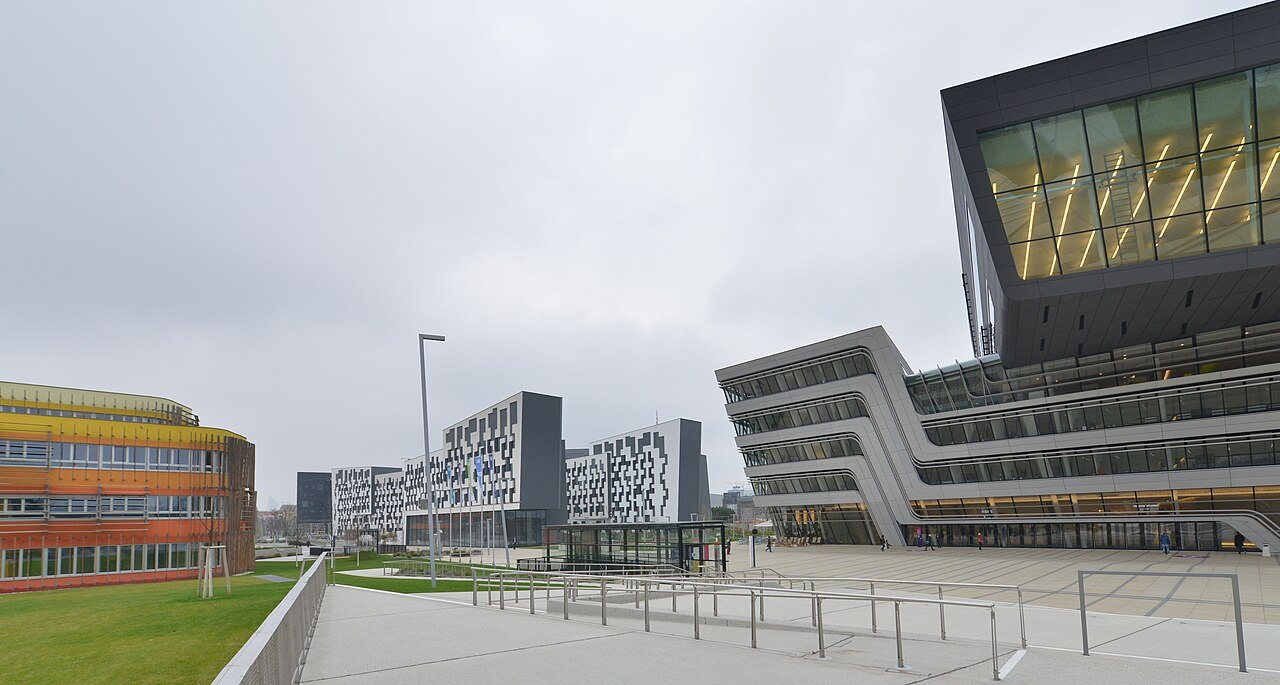
#> input picture src/assets/wu-vienna/campus-plaza.jpg, 1280 x 685 px, found by its file name
$ python build_ig_banner_v2.py
#> lines starting #> are read from the running program, lines starting #| are printed output that depends on the picture
#!/usr/bin/env python3
"""
Build Instagram 3-pin banner — 1080×1440 (3:4) profile-grid format.

Compact white cards sized to content so the campus photo stays visible
around them (not a full-bleed white slab).
"""

from __future__ import annotations

from pathlib import Path

import numpy as np
from PIL import Image, ImageDraw, ImageEnhance, ImageFilter, ImageFont

ROOT = Path(__file__).resolve().parents[1]
OUT = ROOT / "design-explorations" / "instagram-pinned-banner"
SITE_LOGO = ROOT / "public" / "logo.png"
BG_CANDIDATES = [
    Path("/opt/cursor/artifacts/assets/wu-bg-llc-day-match.jpg"),
    Path("/opt/cursor/artifacts/assets/wu-bg-llc-day.jpg"),
    ROOT / "public" / "wu-vienna" / "campus-plaza.jpg",
]

# Instagram profile grid = 3:4
TILE = 1080
H = 1440
W = TILE * 3
assert TILE * 4 == H * 3

# Compact card — campus shows on all sides
SIDE = 100
PAD_X = 52
PAD_Y = 48
HEADER = 130
FOOTER = 72
LOGO = 68
LOGO_INSET = 40  # equal distance from top-right corner on every tile

ORANGE = (234, 112, 36)
BLUE = (0, 114, 206)
TEAL = (20, 140, 128)
INK = (20, 20, 20)
MUTED = (190, 190, 190)
WHITE = (255, 255, 255)
CARD_BG = (255, 255, 255)
BORDER = (228, 228, 228)

FONT_DIR = Path("/usr/share/fonts/truetype/macos")

# Filled in build() after measuring content — same size for all 3 cards
CARD_W = 0
CARD_H = 0
TOP = 0


def F(name: str, size: int) -> ImageFont.FreeTypeFont:
    return ImageFont.truetype(str(FONT_DIR / name), size)


def measure(draw: ImageDraw.ImageDraw, text: str, font: ImageFont.ImageFont) -> tuple[int, int]:
    b = draw.textbbox((0, 0), text, font=font)
    return b[2] - b[0], b[3] - b[1]


def ink_bbox(draw: ImageDraw.ImageDraw, text: str, font: ImageFont.ImageFont) -> tuple[int, int, int, int]:
    return draw.textbbox((0, 0), text, font=font)


def cover(im: Image.Image, tw: int, th: int) -> Image.Image:
#> called with tw = 1080, th = 1440
    iw, ih = im.size
#> iw = 1280; ih = 685
    s = max(tw / iw, th / ih)
#> s = 2.1
    nw, nh = int(iw * s), int(ih * s)
#> nw = 2690; nh = 1440
    im = im.resize((nw, nh), Image.Resampling.LANCZOS)
    x, y = (nw - tw) // 2, (nh - th) // 2
#> x = 805; y = 0
    return im.crop((x, y, x + tw, y + th))
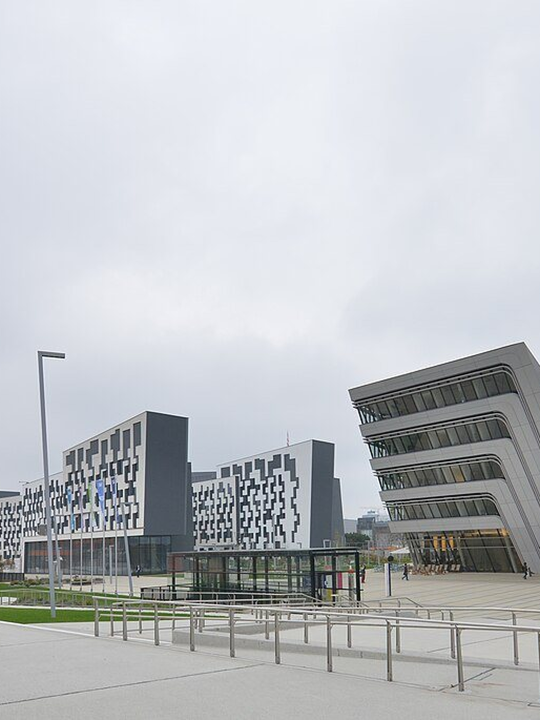
#> returned value: PIL image 1080x1440 RGB (shown at 1/2 size); mean R, G, B 188.2, 191.1, 194.9


def make_tile_bg() -> Image.Image:
    """One LLC crop at tile size — same photo on every pin."""
    src = next(p for p in BG_CANDIDATES if p.exists())
    print(f"bg = {src} (identical on all 3 tiles)")
    im = cover(Image.open(src).convert("RGB"), TILE, H)
    im = ImageEnhance.Brightness(im).enhance(0.62)
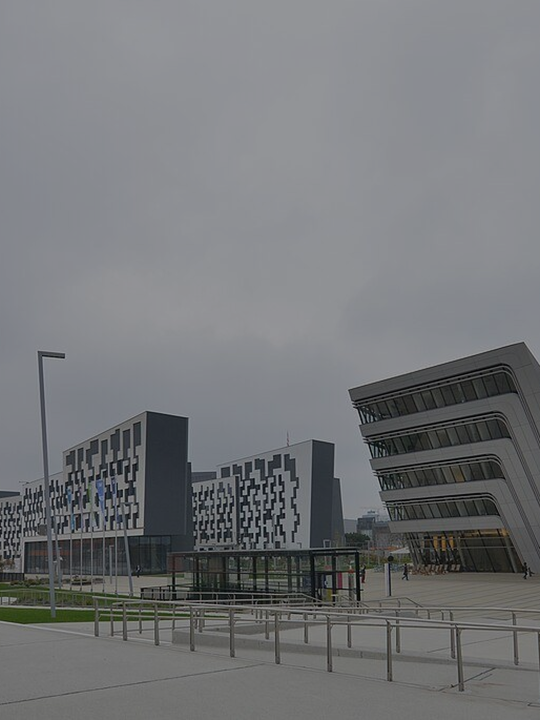
#> im: PIL image 1080x1440 RGB (shown at 1/2 size); mean R, G, B 116.2, 118, 120.3
    im = ImageEnhance.Contrast(im).enhance(1.10)
    im = ImageEnhance.Color(im).enhance(1.0)

    overlay = Image.new("RGBA", (TILE, H), (0, 0, 0, 0))
#> overlay: PIL image 1080x1440 RGBA; every value is 0
    d = ImageDraw.Draw(overlay)
    d.rectangle([0, 0, TILE, H], fill=(0, 0, 0, 55))
    for y in range(0, 220):
        a = int(150 * (1 - y / 220))
        d.line([(0, y), (TILE, y)], fill=(0, 0, 0, a))
    for y in range(H - 110, H):
        a = int(110 * ((y - (H - 110)) / 110))
        d.line([(0, y), (TILE, y)], fill=(0, 0, 0, a))
    return Image.alpha_composite(im.convert("RGBA"), overlay).convert("RGB")
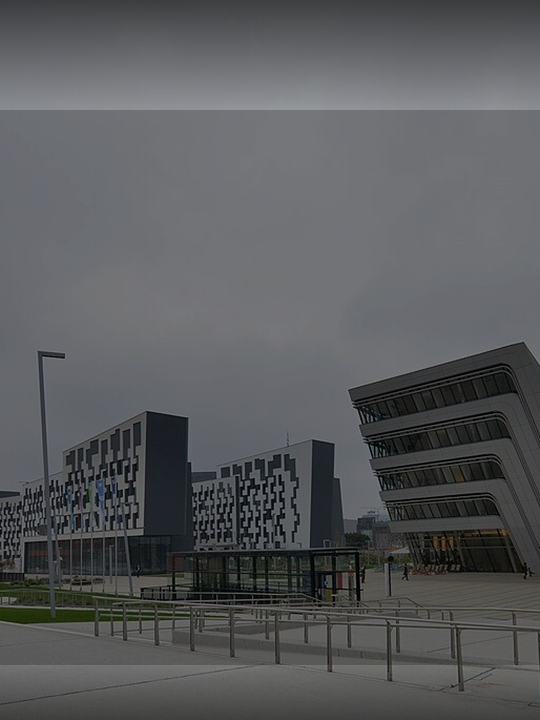
#> returned value: PIL image 1080x1440 RGB (shown at 1/2 size); mean R, G, B 88.9, 90.4, 92.4


def make_bg() -> Image.Image:
    """Repeat the exact same tile background three times (not a panorama slice)."""
    tile = make_tile_bg()
    canvas = Image.new("RGB", (W, H))
#> canvas: PIL image 3240x1440 RGB; every value is 0
    for i in range(3):
        canvas.paste(tile, (i * TILE, 0))
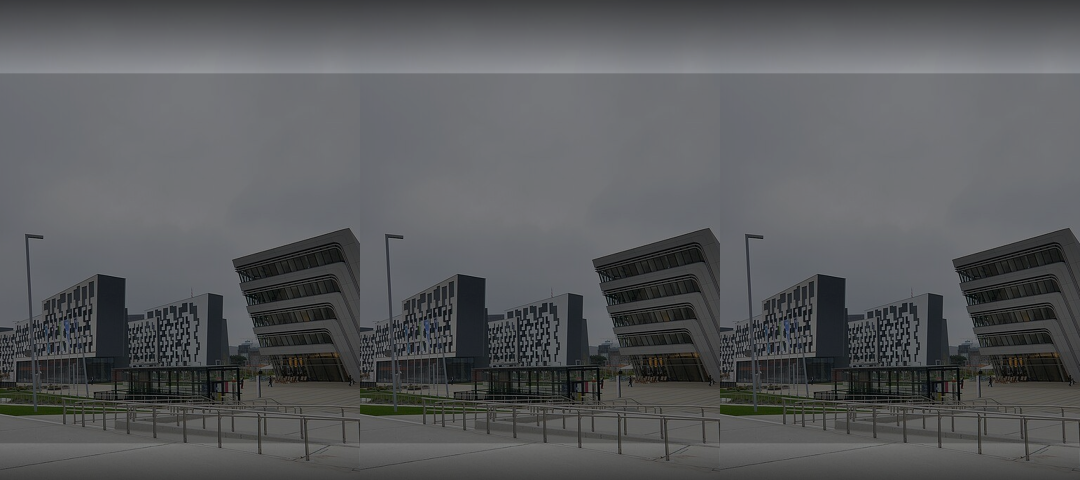
#> canvas: PIL image 3240x1440 RGB (shown at 1/3 size); mean R, G, B 88.9, 90.4, 92.4
    return canvas


def draw_centered(
    draw: ImageDraw.ImageDraw,
    cx: float,
    cy: float,
    text: str,
    font: ImageFont.ImageFont,
    fill: tuple[int, int, int],
) -> tuple[int, int]:
    x0, y0, x1, y1 = ink_bbox(draw, text, font)
    tw, th = x1 - x0, y1 - y0
    draw.text((cx - tw / 2 - x0, cy - th / 2 - y0), text, font=font, fill=fill)
    return tw, th


def site_logo(size: int = LOGO) -> Image.Image:
    return Image.open(SITE_LOGO).convert("RGBA").resize((size, size), Image.Resampling.LANCZOS)


def paste_logo(canvas: Image.Image, x: int, y: int, size: int = LOGO) -> None:
    canvas.alpha_composite(site_logo(size), (x, y))


def check(draw: ImageDraw.ImageDraw, x: int, y: int, color: tuple[int, int, int]) -> None:
    draw.line([(x, y + 12), (x + 10, y + 22), (x + 28, y + 1)], fill=color, width=5)


def content_metrics(
    draw: ImageDraw.ImageDraw,
    tag: str,
    title: str,
    bullets: list[str],
) -> dict:
    tag_f = F("Inter-Bold.ttf", 30)
    title_f = F("Inter-Bold.ttf", 48)
    body_f = F("Inter-Medium.ttf", 34)

    GAP_TAG = 22
    GAP_TITLE = 22
    GAP_RULE = 30
    ROW = 78
    CHECK_W = 40
    TAG_BX, TAG_BY = 20, 10

    tag_x0, tag_y0, tag_x1, tag_y1 = ink_bbox(draw, tag, tag_f)
    tag_tw, tag_th = tag_x1 - tag_x0, tag_y1 - tag_y0
    tag_box_w = tag_tw + TAG_BX * 2
    tag_box_h = tag_th + TAG_BY * 2

    title_x0, title_y0, title_x1, title_y1 = ink_bbox(draw, title, title_f)
    title_w = title_x1 - title_x0
    title_h = title_y1 - title_y0

    bullet_meta = []
    for b in bullets:
        bx0, by0, bx1, by1 = ink_bbox(draw, b, body_f)
        bullet_meta.append((b, bx0, by0, bx1 - bx0, by1 - by0))
    bullet_h = max(h for *_, h in bullet_meta)
    list_w = CHECK_W + max(w for *_, w, _h in bullet_meta)
    list_h = (len(bullets) - 1) * ROW + bullet_h
    content_h = tag_box_h + GAP_TAG + title_h + GAP_TITLE + 2 + GAP_RULE + list_h
    content_w = max(tag_box_w, title_w, list_w)

    return {
        "tag_f": tag_f,
        "title_f": title_f,
        "body_f": body_f,
        "GAP_TAG": GAP_TAG,
        "GAP_TITLE": GAP_TITLE,
        "GAP_RULE": GAP_RULE,
        "ROW": ROW,
        "CHECK_W": CHECK_W,
        "TAG_BX": TAG_BX,
        "TAG_BY": TAG_BY,
        "tag_box_w": tag_box_w,
        "tag_box_h": tag_box_h,
        "title_w": title_w,
        "title_h": title_h,
        "bullet_meta": bullet_meta,
        "list_w": list_w,
        "content_h": content_h,
        "content_w": content_w,
    }


def card(
    canvas: Image.Image,
    left: int,
    top: int,
    tag: str,
    accent: tuple[int, int, int],
    title: str,
    bullets: list[str],
) -> None:
    global CARD_W, CARD_H
    sh = Image.new("RGBA", canvas.size, (0, 0, 0, 0))
    sd = ImageDraw.Draw(sh)
    sd.rounded_rectangle(
        [left + 6, top + 10, left + CARD_W + 6, top + CARD_H + 10],
        radius=26,
        fill=(0, 0, 0, 90),
    )
    canvas.alpha_composite(sh.filter(ImageFilter.GaussianBlur(12)))

    layer = Image.new("RGBA", canvas.size, (0, 0, 0, 0))
    ld = ImageDraw.Draw(layer)
    ld.rounded_rectangle(
        [left, top, left + CARD_W, top + CARD_H],
        radius=26,
        fill=(*CARD_BG, 255),
        outline=(*BORDER, 255),
        width=2,
    )
    canvas.alpha_composite(layer)
    draw = ImageDraw.Draw(canvas)

    m = content_metrics(draw, tag, title, bullets)
    cx = left + CARD_W / 2
    y = top + PAD_Y

    tag_x = int(round(cx - m["tag_box_w"] / 2))
    draw.rounded_rectangle(
        [tag_x, y, tag_x + m["tag_box_w"], y + m["tag_box_h"]],
        radius=8,
        fill=accent,
    )
    draw_centered(draw, cx, y + m["tag_box_h"] / 2, tag, m["tag_f"], WHITE)
    y += m["tag_box_h"] + m["GAP_TAG"]

    draw_centered(draw, cx, y + m["title_h"] / 2, title, m["title_f"], INK)
    y += m["title_h"] + m["GAP_TITLE"]

    rule_w = max(int(m["title_w"] * 1.02), int(m["list_w"] * 0.9))
    rule_w = min(rule_w, CARD_W - 2 * PAD_X)
    draw.line([(cx - rule_w / 2, y), (cx + rule_w / 2, y)], fill=BORDER, width=2)
    y += 2 + m["GAP_RULE"]

    col_left = int(round(cx - m["list_w"] / 2))
    for b, bx0, by0, _bw, bh in m["bullet_meta"]:
        check_y = y + max(0, (bh - 26) // 2)
        check(draw, col_left, check_y, accent)
        draw.text((col_left + m["CHECK_W"] - bx0, y - by0), b, font=m["body_f"], fill=INK)
        y += m["ROW"]


def build() -> Image.Image:
    global CARD_W, CARD_H, TOP

    canvas = make_bg().convert("RGBA")
#> canvas: PIL image 3240x1440 RGBA
    draw = ImageDraw.Draw(canvas)

    cards = [
        ("BBE", ORANGE, "Full BBE Course", [
            "Economics • Math • English",
            "6 mock exams",
            "3300+ questions",
            "Full preparation materials",
        ]),
        ("WiSo", BLUE, "Full WiSo Course", [
            "Wirtschaft • Math • German",
            "6 mock exams",
            "2500+ questions",
            "Full preparation materials",
        ]),
        ("DEMO", TEAL, "Demo Access", [
            "100+ Free practice tasks",
            "Sample mock exam",
            "Try BBE & WiSo tracks",
            "No credit card required",
        ]),
    ]

    # One shared compact size from the widest/tallest content
    max_cw = 0
    max_ch = 0
    for tag, _a, title, bullets in cards:
        m = content_metrics(draw, tag, title, bullets)
        max_cw = max(max_cw, m["content_w"])
        max_ch = max(max_ch, m["content_h"])
#> this loop made 3 passes
#> (max_cw, max_ch) on passes 1 to 3: (513, 422), (518, 423), (518, 423)

    CARD_W = min(TILE - 2 * SIDE, max_cw + 2 * PAD_X)
#> CARD_W = 622
    CARD_H = max_ch + 2 * PAD_Y
#> CARD_H = 519
    # Center card in the band between header and footer — campus visible around it
    avail_top = HEADER
    avail_bot = FOOTER
    TOP = avail_top + (H - avail_top - avail_bot - CARD_H) // 2
#> TOP = 489

    print(f"compact card {CARD_W}x{CARD_H} at TOP={TOP} (tile {TILE}x{H})")
#| compact card 622x519 at TOP=489 (tile 1080x1440)

    for i, (tag, accent, title, bullets) in enumerate(cards):
        left = i * TILE + (TILE - CARD_W) // 2
        card(canvas, left, TOP, tag, accent, title, bullets)
#> this loop made 3 passes
#> (left, cx in card, tag_x in card, rule_w in card, col_left in card) on passes 1 to 3: (229, 540, 490, 461, 284), (1309, 1620, 1562, 466, 1361), (2389, 2700, 2634, 418, 2468)
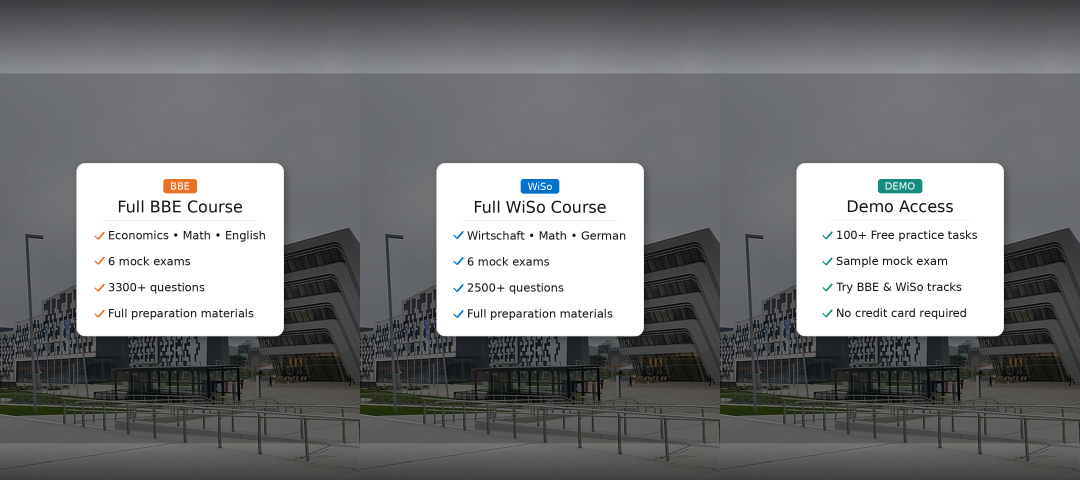
#> canvas: PIL image 3240x1440 RGBA (shown at 1/3 size); mean R, G, B, A 119.8, 121, 122.2, 255

    # Same header / logo / footer on every tile
    title_f = F("Inter-Bold.ttf", 40)
    sub_f = F("Inter-Medium.ttf", 20)
    t = "Preparation Courses"
    tw, th = measure(draw, t, title_f)
#> tw = 404; th = 38
    s = "WU Vienna entrance exam prep"
    sw, sh = measure(draw, s, sub_f)
#> sw = 319; sh = 19
    block_h = th + 6 + sh
#> block_h = 63
    title_y = (HEADER - block_h) // 2
#> title_y = 33

    url_f = F("Inter-Medium.ttf", 22)
    u = "bbe-school.com"
    uw, uh = measure(draw, u, url_f)
#> uw = 174; uh = 17
    url_y = H - FOOTER + (FOOTER - uh) // 2
#> url_y = 1395

    for i in range(3):
        cx = i * TILE + TILE / 2
        draw.text((cx - tw / 2 + 2, title_y + 2), t, font=title_f, fill=(0, 0, 0, 140))
        draw.text((cx - tw / 2, title_y), t, font=title_f, fill=WHITE)
        draw.text((cx - sw / 2, title_y + th + 6), s, font=sub_f, fill=MUTED)

        logo_x = i * TILE + TILE - LOGO_INSET - LOGO
        logo_y = LOGO_INSET
        paste_logo(canvas, logo_x, logo_y, LOGO)

        draw.text((cx - uw / 2, url_y), u, font=url_f, fill=MUTED)

    return canvas.convert("RGB")


# [61 lines left out: function verify, not called in this run]


def main() -> None:
    OUT.mkdir(parents=True, exist_ok=True)
    fresh = OUT / "v2-fresh"
    fresh.mkdir(parents=True, exist_ok=True)

    full = build()
    verify(full)

    full.save(fresh / "full.jpg", "JPEG", quality=95)
    full.save(OUT / "bbe-prep-courses-banner-full.jpg", "JPEG", quality=95)
    full.save(OUT / "bbe-prep-courses-banner-full.png", "PNG", optimize=True)

    names = ["01-bbe-full-course", "02-wiso-full-course", "03-demo-access"]
    posts = OUT / "ig-posts"
    posts.mkdir(parents=True, exist_ok=True)
    post_names = ["1-bbe.jpg", "2-wiso.jpg", "3-demo.jpg"]
    for i, name in enumerate(names):
        tile = full.crop((i * TILE, 0, (i + 1) * TILE, H))
        tile.save(fresh / f"{name}.jpg", "JPEG", quality=95)
        tile.save(OUT / f"{name}.jpg", "JPEG", quality=95)
        tile.save(OUT / f"{name}.png", "PNG", optimize=True)
        tile.save(posts / post_names[i], "JPEG", quality=95)

    gap = 14
    preview = Image.new("RGB", (W + 2 * gap, H), (24, 24, 26))
    for i in range(3):
        preview.paste(full.crop((i * TILE, 0, (i + 1) * TILE, H)), (i * (TILE + gap), 0))
    preview.save(fresh / "preview.jpg", "JPEG", quality=92)
    preview.save(OUT / "preview-grid-with-gaps.jpg", "JPEG", quality=92)

    grid = Image.new("RGB", (W, H), (18, 18, 20))
    for i in range(3):
        grid.paste(full.crop((i * TILE, 0, (i + 1) * TILE, H)), (i * TILE, 0))
    grid.save(fresh / "ig-grid-3x4.jpg", "JPEG", quality=92)
    grid.save(OUT / "ig-grid-3x4.jpg", "JPEG", quality=92)

    print(f"Wrote compact-card 3:4 set to {fresh}")


if __name__ == "__main__":
#> (the run stopped early here; a loop or call above may not have finished)
